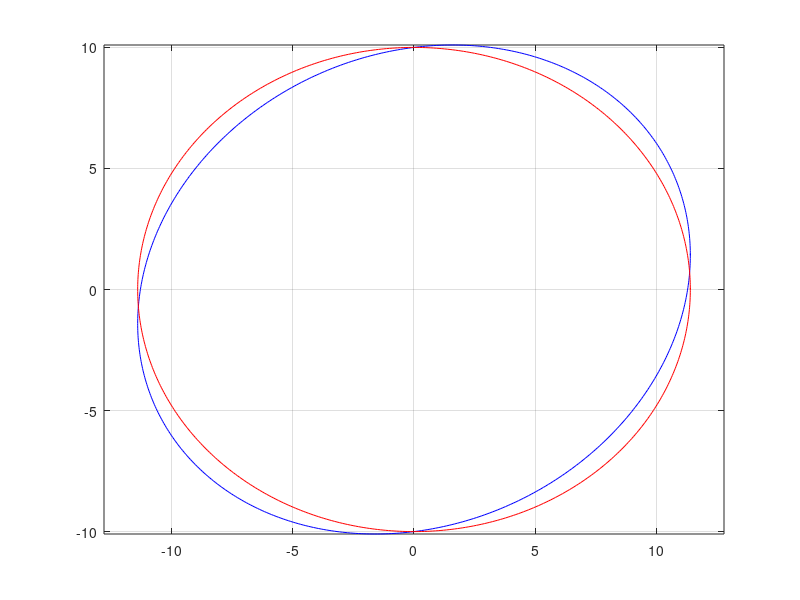

This chart was generated by the following MATLAB code:
clear all
close all

% th = 0:0.01:(2*pi + 0.01);
% R = 10;
% dt = 0.01;
% angle = pi/6;
% x = R*cos(th) + dt .* R.*sin(th) .* R.*cos(th) .* cos(angle);
% y = R*sin(th) + dt .* R.*sin(th) .* R.*cos(th) .* sin(angle);
% 
% plot(x, y)
% axis equal
% grid on
% hold on
% 
% for R = 0.1:0.5:R
%     for th = 0:0.2:2*pi
%         x = R*cos(th) + dt .* R.*sin(th) .* R.*cos(th) .* cos(angle);
%         y = R*sin(th) + dt .* R.*sin(th) .* R.*cos(th) .* sin(angle);
%         plot(x, y, '.k')
%     end
% end

th = 0:0.01:(2*pi + 0.01);
R = 10;
dt = 0.1;
angle = pi/4;
u = 2;
x = R*cos(th) + dt .* u .* R.*cos(th) .* cos(angle);
y = R*sin(th) + dt .* u .* R.*cos(th) .* sin(angle);

plot(x, y, 'b')
axis equal
grid on
hold on

x = R*cos(th) + dt .* u .* R.*cos(th) .* cos(angle);
y = R*sin(th);
plot(x, y, 'r')

% for R = 0.1:0.5:R
%     for th = 0:0.2:2*pi
%         x = R*cos(th) + dt .* R.*sin(th) .* R.*cos(th) .* cos(angle);
%         y = R*sin(th) + dt .* R.*sin(th) .* R.*cos(th) .* sin(angle);
%         plot(x, y, '.k')
%     end
% end